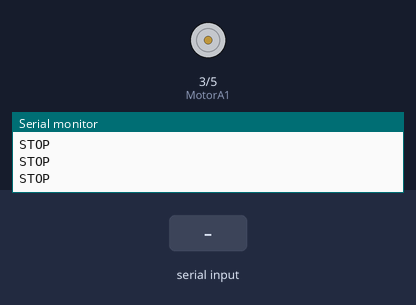
Recording of a sketch running on a simulated Arduino Uno, built with avr-gcc and run on an emulated ATmega328P. On the bench: motor-driver pin pairs drawn as motors (green arrow = first pin HIGH = forward, orange = second pin HIGH = backward, longer = more drive, scaled by the enable pin), the last lines printed to the serial monitor. Inputs (shaded band) come from the test bench.

Above: at 1.2 s.
1.3 s: "ADD\n" received over Serial
At 2.5 s:
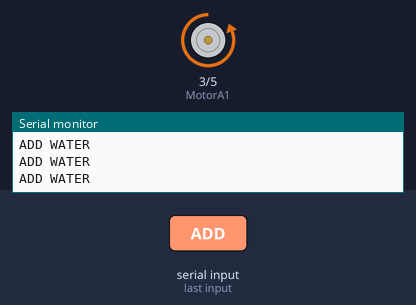
2.9 s: "REMOVE\n" received over Serial
At 3.7 s:
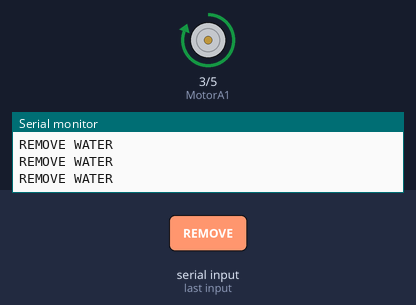
4.5 s: "1\n" received over Serial
At 5.0 s:
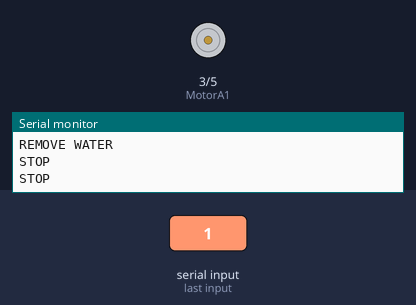
Timing chart, 0 to 7.5 s (numbered marks = the images above; inputs shaded):
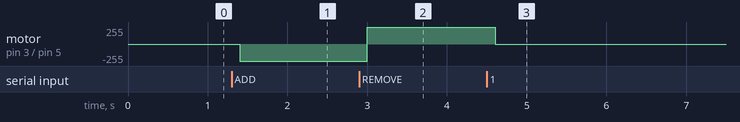

The sketch:

MotorTest.ino
```cpp
int ENABLE = 2;
int MotorA1 = 3;
int MotorA2 = 5;

String command = "STOP";

void setup() {
  Serial.begin(9600);
  pinMode(ENABLE, OUTPUT);
  pinMode(MotorA1, OUTPUT);
  pinMode(MotorA2, OUTPUT);
  Serial.println("READY: type ADD, REMOVE, or STOP");
}

void setPump(const String &cmd) {
  if (cmd == "ADD") {
    digitalWrite(ENABLE, HIGH);
    digitalWrite(MotorA1, LOW);
    digitalWrite(MotorA2, HIGH);
    Serial.println("ADD WATER");
  } else if (cmd == "REMOVE") {
    digitalWrite(ENABLE, HIGH);
    digitalWrite(MotorA1, HIGH);
    digitalWrite(MotorA2, LOW);
    Serial.println("REMOVE WATER");
  } else { // STOP or unknown
    digitalWrite(ENABLE, LOW);
    digitalWrite(MotorA1, LOW);
    digitalWrite(MotorA2, LOW);
    Serial.println("STOP");
  }
}

void loop() {
  if (Serial.available() > 0) {
    String input = Serial.readStringUntil('\n');
    input.trim();
    input.toUpperCase();
    if (input.length() > 0) {
      command = input;
    }
  }

  setPump(command);
  delay(200); // small delay to avoid spamming Serial
}
```

Measured:
- after the input at 1.3 s, motor on pin 3 (MotorA1) / pin 5 (MotorA2): stopped → backward 255/255 after 0.10 s
- after the input at 2.9 s, motor on pin 3 (MotorA1) / pin 5 (MotorA2): backward 255/255 → forward 255/255 after 0.10 s
- after the input at 4.5 s, motor on pin 3 (MotorA1) / pin 5 (MotorA2): forward 255/255 → stopped after 0.10 s
